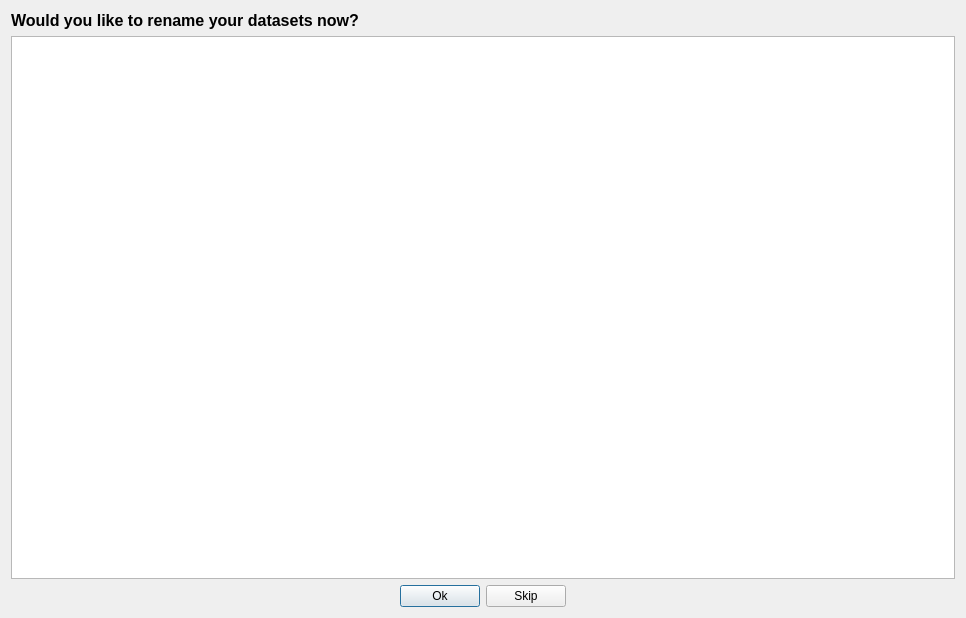
<?xml version="1.0" encoding="UTF-8"?>
<ui version="4.0">
 <class>nameFiles</class>
 <widget class="QDialog" name="nameFiles">
  <property name="geometry">
   <rect>
    <x>0</x>
    <y>0</y>
    <width>966</width>
    <height>618</height>
   </rect>
  </property>
  <property name="windowTitle">
   <string>CDpal</string>
  </property>
  <property name="windowIcon">
   <iconset>
    <normaloff>img/logo.png</normaloff>img/logo.png</iconset>
  </property>
  <layout class="QGridLayout" name="gridLayout">
   <item row="0" column="0">
    <widget class="QLabel" name="label">
     <property name="text">
      <string>&lt;html&gt;&lt;head/&gt;&lt;body&gt;&lt;p&gt;&lt;span style=&quot; font-size:12pt; font-weight:600;&quot;&gt;Would you like to rename your datasets now?&lt;/span&gt;&lt;/p&gt;&lt;/body&gt;&lt;/html&gt;</string>
     </property>
    </widget>
   </item>
   <item row="1" column="0">
    <widget class="QTableWidget" name="nameTable">
     <property name="verticalScrollBarPolicy">
      <enum>Qt::ScrollBarAsNeeded</enum>
     </property>
     <property name="horizontalScrollBarPolicy">
      <enum>Qt::ScrollBarAsNeeded</enum>
     </property>
     <property name="sizeAdjustPolicy">
      <enum>QAbstractScrollArea::AdjustIgnored</enum>
     </property>
    </widget>
   </item>
   <item row="2" column="0">
    <layout class="QHBoxLayout" name="horizontalLayout">
     <item>
      <spacer name="horizontalSpacer">
       <property name="orientation">
        <enum>Qt::Horizontal</enum>
       </property>
       <property name="sizeHint" stdset="0">
        <size>
         <width>40</width>
         <height>20</height>
        </size>
       </property>
      </spacer>
     </item>
     <item>
      <widget class="QPushButton" name="okButton">
       <property name="text">
        <string>Ok</string>
       </property>
      </widget>
     </item>
     <item>
      <widget class="QPushButton" name="skipButton">
       <property name="text">
        <string>Skip</string>
       </property>
      </widget>
     </item>
     <item>
      <spacer name="horizontalSpacer_2">
       <property name="orientation">
        <enum>Qt::Horizontal</enum>
       </property>
       <property name="sizeHint" stdset="0">
        <size>
         <width>40</width>
         <height>20</height>
        </size>
       </property>
      </spacer>
     </item>
    </layout>
   </item>
  </layout>
 </widget>
 <resources/>
 <connections/>
</ui>
